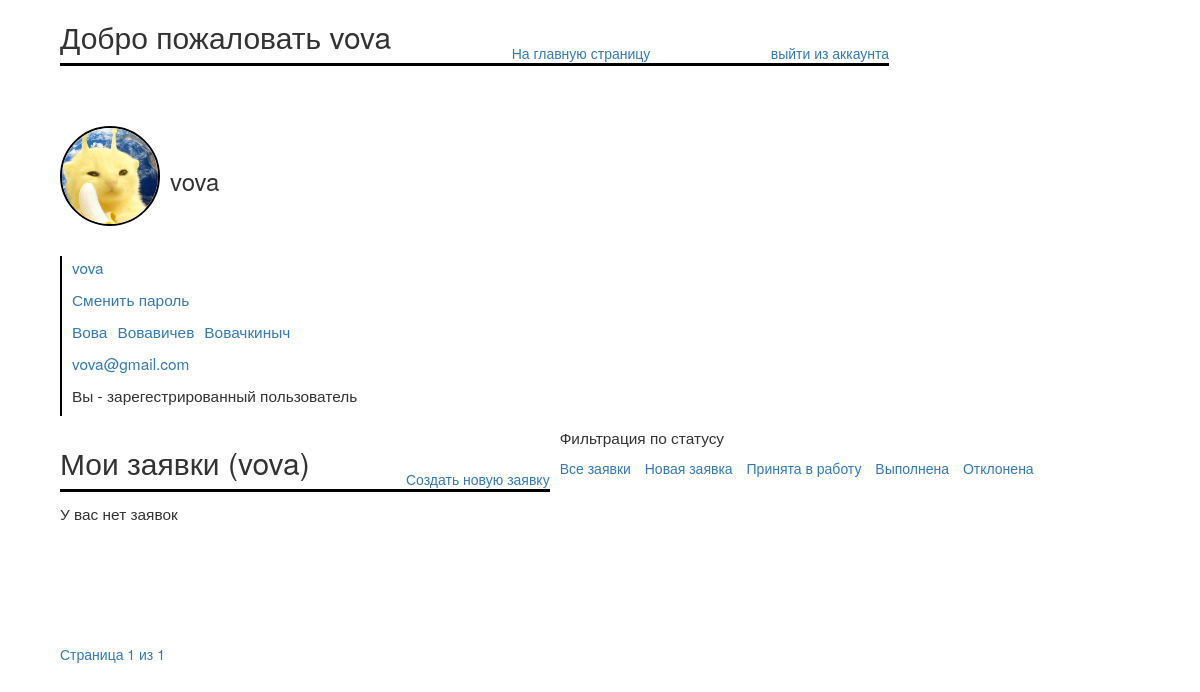
/app/profile (signed in), run on an earlier commit of the app's database.
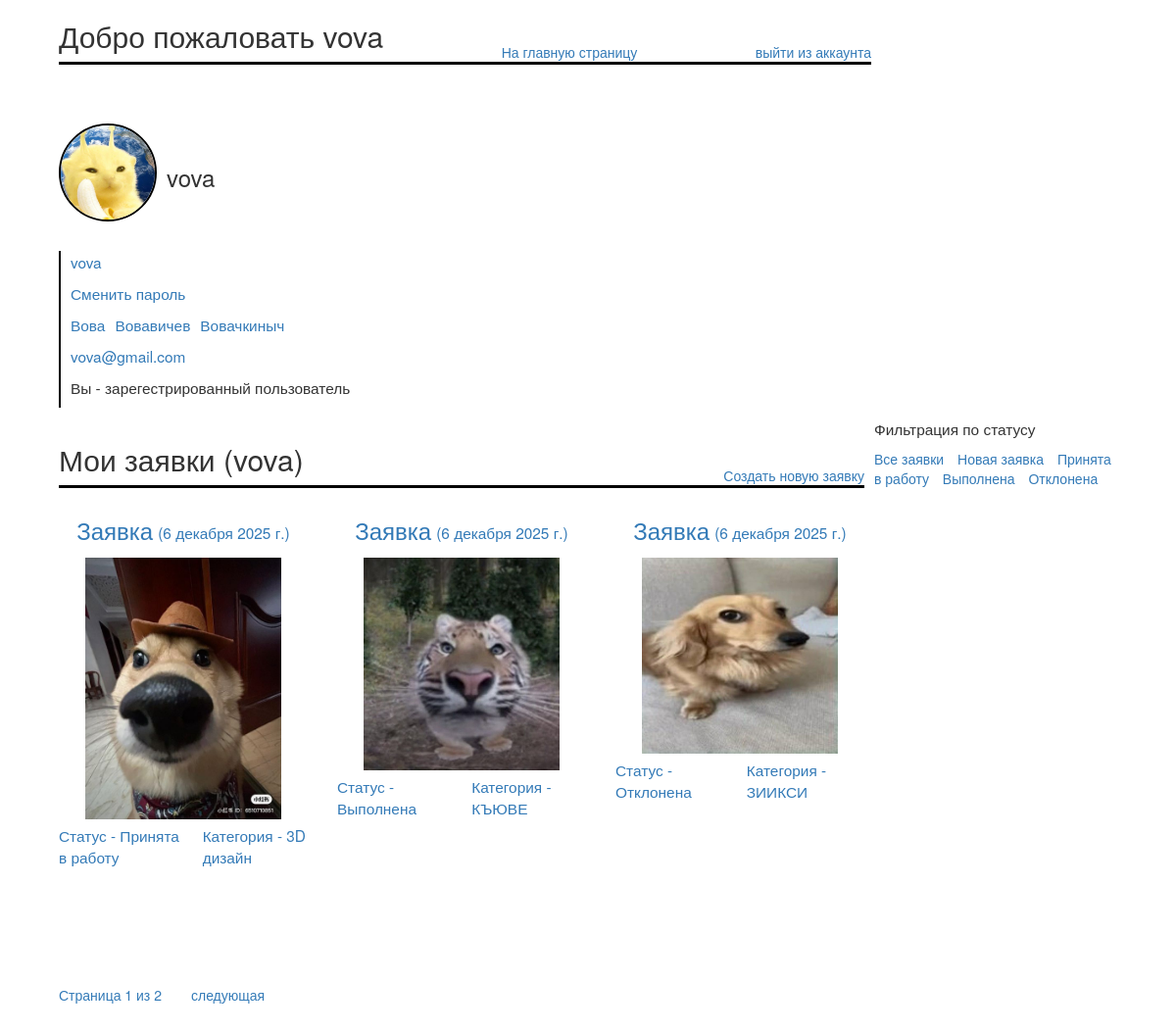
And on a later commit of the database.
### app/models.py (models this page shows, shortened)
class Profile(models.Model):
    avatarlink = models.TextField()
    username = models.OneToOneField(User, on_delete=models.CASCADE)
    patronymic = models.CharField(max_length=100, null=True, blank=True)
    class Meta:
        permissions = (
            ('worker', 'Работник'),
            ('user', 'Пользователь')
        )

class application(models.Model):
    title = models.CharField(max_length=100)
    description = models.TextField()
    ALL_STATUS = (
        ('n', 'Новая заявка'),
        ('w', 'Принята в работу'),
        ('c', 'Выполнена'),
        ('r', 'Отклонена')
    )
    status = models.CharField(max_length=1, choices=ALL_STATUS, blank=False, default='n')
    date = models.DateField(auto_now=False, auto_now_add=True)
    categories = models.ForeignKey(Category, on_delete=models.CASCADE)
    image = models.ImageField(upload_to='images/', blank=False, null=False)
    username = models.ForeignKey(User, on_delete=models.CASCADE)
    comment = models.TextField(blank=True, null=True)
    def get_absolute_url(self):
        return reverse('application-detail', args=[str(self.id)])

class Category(models.Model):
    category_full_name = models.CharField(max_length=100)
    category_char = models.CharField(max_length=1, blank=False, unique=True)

### app/views.py (the view)
# urls.py: path('profile', views.to_profile, name='profile'),
def to_profile(request, status=None):
    user = request.user
    if user.is_authenticated:
        if user.has_perm('app.worker'):
            if status:
                all_applications = application.objects.all().filter(status=status).order_by('-date')
            else:
                all_applications= application.objects.all()
        else:
            if status:
                all_applications = user.application_set.filter(status=status).order_by('-date')
            else:
                all_applications= user.application_set.order_by('-date').all()
        profile = user.profile
        application_per_page = 3
        paginator = Paginator(all_applications, application_per_page)
        page_number = request.GET.get('page')
        try:
            application_on_page = paginator.page(page_number)
        except PageNotAnInteger:
            application_on_page = paginator.page(1)
        except EmptyPage:
            application_on_page = paginator.page(paginator.num_pages)
        return render(
            request,
            'app/profile.html',
            {
                'profile': profile,
                'application_on_page': application_on_page,
                'paginator': paginator,
            }
        )
    else:
        return render(
            request,
            'app/profile.html',
        )

### app/templates/app/profile.html (shortened to what this page needs)
{% extends "base.html" %}
{% load static %}
{% block content %}
    {% if user.is_authenticated %}
        <div class="profile_content">
            <div class="top_bar">
                <h2>Добро пожаловать {{ user.get_username }}</h2>
                <a href="{% url 'index' %}">На главную страницу</a>
                <a href="{% url 'to_logout' %}">выйти из аккаунта</a>
            </div>
            <div class="main_bar">
                <div class="user_avatar_and_name">
                    <div class="user_avatar">
                        <a href="{% url 'image-list' %}"><img src="{% static 'app/img/' %}{{ profile.avatarlink }}"
                                                              alt="{{ user.get_username }} avatar"></a>
                    </div>
                    <h3>{{ user.get_username }}</h3>
                </div>
                <div class="user_information">
                    <a href="{% url 'login_change' %}"><p>{{ user.get_username }}</p></a>
                    <a href="{% url 'password_change' %}"><p>Сменить пароль</p></a>
                    <div>
                        {% if user.first_name %}
                            <a href="{% url 'first_name_change' %}"><p>{{ user.first_name }}</p></a>
                        {% else %}
                            <a href="{% url 'first_name_change' %}"><p>У вас не указано имя.</p></a>
                        {% endif %}
                        {% if user.last_name %}
                            <a href="{% url 'last_name_change' %}"><p>{{ user.last_name }}</p></a>
                        {% else %}
                            <a href="{% url 'last_name_change' %}"><p>У вас не указана фамилия.</p></a>
                        {% endif %}
                        {% if profile.patronymic %}
                            <a href="{% url 'patronymic_change' %}"><p>{{ profile.patronymic }}</p></a>
                        {% else %}
                            <a href="{% url 'patronymic_change' %}"><p>У вас не указано отчество.</p></a>
                        {% endif %}
                    </div>
                    <a href="{% url 'email_change' %}"><p>{{ user.email }}</p></a>
                    <p>
                        {% if perms.app.worker %}
                            Вы - работник
                        {% else %}
                            Вы - зарегестрированный пользователь
                        {% endif %}
                    </p>
                </div>
            </div>
        </div>
        <div class="profile_content">
            {% if perms.app.user %}
                <div class="top_bar">
                    <h2>Мои заявки ({{ user.get_username }})</h2>
                    <a href="{% url 'create_new_application' %}">Создать новую заявку</a>
                </div>
                <div class="filter_content">
                    <p>Фильтрация по статусу</p>
                    <a href="{% url 'profile' %}">Все заявки</a>
                    <a href="{% url 'profile_filtered' status='n' %}">Новая заявка</a>
                    <a href="{% url 'profile_filtered' status='w' %}">Принята в работу</a>
                    <a href="{% url 'profile_filtered' status='c' %}">Выполнена</a>
                    <a href="{% url 'profile_filtered' status='r' %}">Отклонена</a>
                </div>
                <div class="application_list">
                    {% if application_on_page %}
                        {% for applications in application_on_page %}
                            <a href="{{ applications.get_absolute_url }}">
                                <div class="application">
                                    <div class="application_title_content"><h3>{{ applications.title }}</h3>
                                        <p>({{ applications.date }})</p></div>
                                    <div class="application_image_content"><img src="{{ applications.image.url }}"
                                                                                alt="{{ applications.title }} image">
                                    </div>
                                    <div class="application_info">
                                        <p>Статус - {{ applications.get_status_display }}</p>
                                        <p>Категория - {{ applications.categories.category_full_name }}</p>
                                    </div>
                                </div>
                            </a>
                        {% endfor %}
                    {% else %}
                        <p>У вас нет заявок</p>
                    {% endif %}
                </div>
                <div class="pagination">
                    <div class="paginator_content">
                        <a href="?page=1">Страница {{ application_on_page.number }} из {{ paginator.num_pages }}</a>
                        {% if application_on_page.has_next %}
                            <a href="?page={{ application_on_page.next_page_number }}">следующая</a>
                        {% endif %}
                    </div>
                </div>
            {% endif %}
        </div>
    {% endif %}
{% endblock %}

### app/templates/base.html (shortened to what this page needs)
<!doctype html>
<html lang="ru">
  <head>
    <link
      rel="stylesheet"
      href="https://maxcdn.bootstrapcdn.com/bootstrap/3.3.7/css/bootstrap.min.css" />
    {% load static %}
    <link rel="stylesheet" href="{% static 'app/css/style.css' %}" />
  </head>
  <body>
  {% block content %}
  {% endblock %}
  </body>
</html>

### app/static/app/css/style.css (style rules this page uses)
.user_avatar > a > img { width: 100%; height: 100%; object-fit: contain; border-radius: 100%; }
p { font-size: 110%; }
.paginator_content { grid-column: span 2; display: grid; grid-template-columns: repeat(3, auto); margin-top: 50px; margin-bottom: 100px; }
.profile_content { width: 90vw; height: auto; display: grid; grid-template-columns: repeat(2, auto); grid-template-rows: repeat(3, auto); margin: auto; gap: 10px; }
.filter_content > a { margin-right: 10px; }
.top_bar { width: 100%; height: auto; display: flex; border-bottom: 3px solid black; align-items: flex-end; justify-content: space-between; }
.main_bar { width: 100%; height: auto; display: grid; grid-column: 1; grid-row: 2; margin-top: 50px; }
.user_avatar { width: 100px; height: 100px; border: 2px solid black; border-radius: 100%; }
.user_avatar_and_name { display: flex; gap: 10px; align-items: center; width: 50%; }
.user_information { margin-top: 30px; width: auto; height: auto; display: grid; grid-template-rows: repeat(5, auto); border-left: 2px solid black; padding-left: 10px; }
.user_information > div { display: flex; gap: 10px; }
.application_list { display: grid; grid-template-columns: repeat(3, auto); grid-template-rows: repeat(2, auto); gap: 30px; grid-column: 1; grid-row: 2; }
.application { display: grid; grid-template-rows: repeat(3, auto); gap: 5px; justify-content: center; }
.application_info { display: flex; justify-content: space-between; gap: 20px; }
.application_title_content { display: flex; justify-content: center; align-items: flex-end; gap: 5px; }
.application_image_content { display: flex; justify-content: center; }
.application_image_content > img { max-width: 200px; }
.paginator_content { display: flex; gap: 30px; }
.pagination { grid-column: 1; grid-row: 3; }

What changed in the data, as far as the page shows it:
added application: title "Заявка", date "6 декабря 2025 г.", image (picture), status "Принята в работу", categories.category_full_name "3D дизайн"
added application: title "Заявка", date "6 декабря 2025 г.", image (picture), status "Выполнена", categories.category_full_name "КЪЮВЕ"
added application: title "Заявка", date "6 декабря 2025 г.", image (picture), status "Отклонена", categories.category_full_name "ЗИИКСИ"
Also different on the page:
{{ paginator.num_pages }}: "1" → "2"
text no longer shown: "У вас нет заявок"
text now shown: "следующая"
